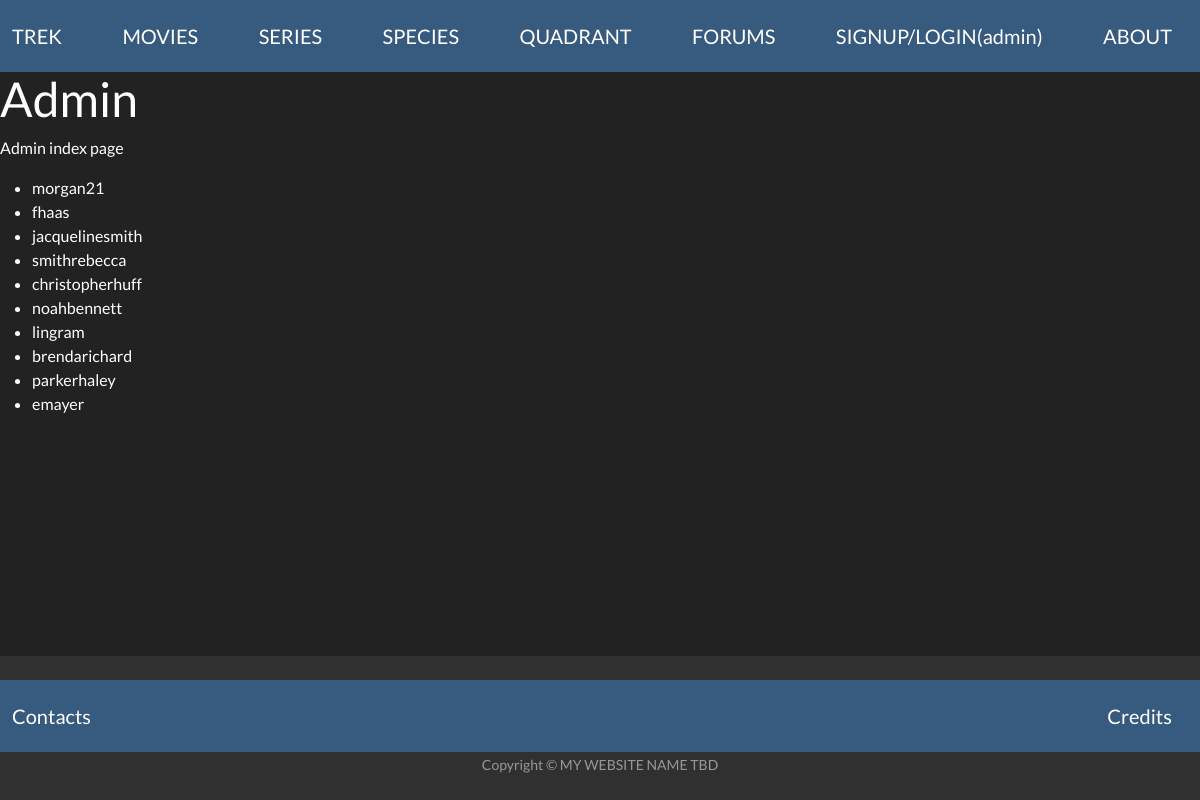
The page /admin on the database its author committed.
### app/trek_blueprints/admin/models/user.py (models this page shows, shortened)
class User(db.Model):
    __tablename__ = "users"
    id = db.Column(db.Integer, primary_key=True, autoincrement=True)
    username = db.Column(db.Text, nullable=False, unique=True)
    first_name= db.Column(db.Text, nullable=False)
    last_name = db.Column(db.Text, nullable=False)
    email = db.Column(db.Text, nullable=False, unique=True)
    avatar = db.Column(db.Text, nullable=False, default=DEFAULT_IMAGE_URL)
    password = db.Column(db.Text, nullable=False)
    bio = db.Column(db.Text, nullable=True)
    location = db.Column(db.Text, nullable=True)

### app/trek_blueprints/admin/routes.py (the view)
@admin_bp.route('/admin')
def show_admin():
    users = User.query.limit(10).all()
    return render_template('/admin/index.html', users=users)

### app/trek_blueprints/admin/templates/admin/index.html
{% extends "base.html" %}
{% block content %}
    <h1>Admin</h1>
    <p>Admin index page</p>
    <ul>
        {% for user in users %}
            <li>{{ user.username }}</li>
        {% endfor %}
    </ul>
{% endblock %}

### app/templates/base.html (shortened to what this page needs)
<!DOCTYPE html>
<html lang="en">
<head>
    <link rel="stylesheet" href="https://bootswatch.com/5/darkly/bootstrap.min.css">
</head>
<body>
    <nav class="navbar navbar-expand-lg navbar-dark bg-primary fixed-top">
        <div class="container-fluid">
            <a href="/" class="navbar-brand" id="trek-home">TREK</a>
            <a href="/movies" class="navbar-brand" id="trek-movies">MOVIES</a>
            <a href="" class="navbar-brand" id="trek-series">SERIES</a>
            <a href="" class="navbar-brand" id="trek-species">SPECIES</a>
            <a href="" class="navbar-brand" id="trek-quadrants">QUADRANT</a>
            <a href="/forums" class="navbar-brand" id="forums">FORUMS</a>
            <a href="/admin" class="navbar-brand" id="trek-admin">SIGNUP/LOGIN(admin)</a>
            <a href="" class="navbar-brand" id="trek-about">ABOUT</a>
        </div>
    </nav>
    <div class="content-wrapper" style="margin-top: 70px; margin-bottom: 70px;">
        {% block content %}{% endblock %}
      </div>
<footer id="sticky-footer" class="footer fixed-bottom flex-shrink-0 py-4 bg-dark text-white-50">
    <nav class="navbar navbar-expand-lg navbar-dark bg-primary">
        <div class="container-fluid">
            <a href="" class="navbar-brand" id="trek-contact">Contacts</a>
            <a href="" class="navbar-brand" id="trek-credits">Credits</a></nav>
    <div class="container text-center">
        <small>Copyright &copy; MY WEBSITE NAME TBD</small>
      </div>
</footer>
</body>
</html>

### rows shown on the page
User: username "morgan21"
User: username "fhaas"
User: username "jacquelinesmith"
User: username "smithrebecca"
User: username "christopherhuff"
User: username "noahbennett"
User: username "lingram"
User: username "brendarichard"
User: username "parkerhaley"
User: username "emayer"
